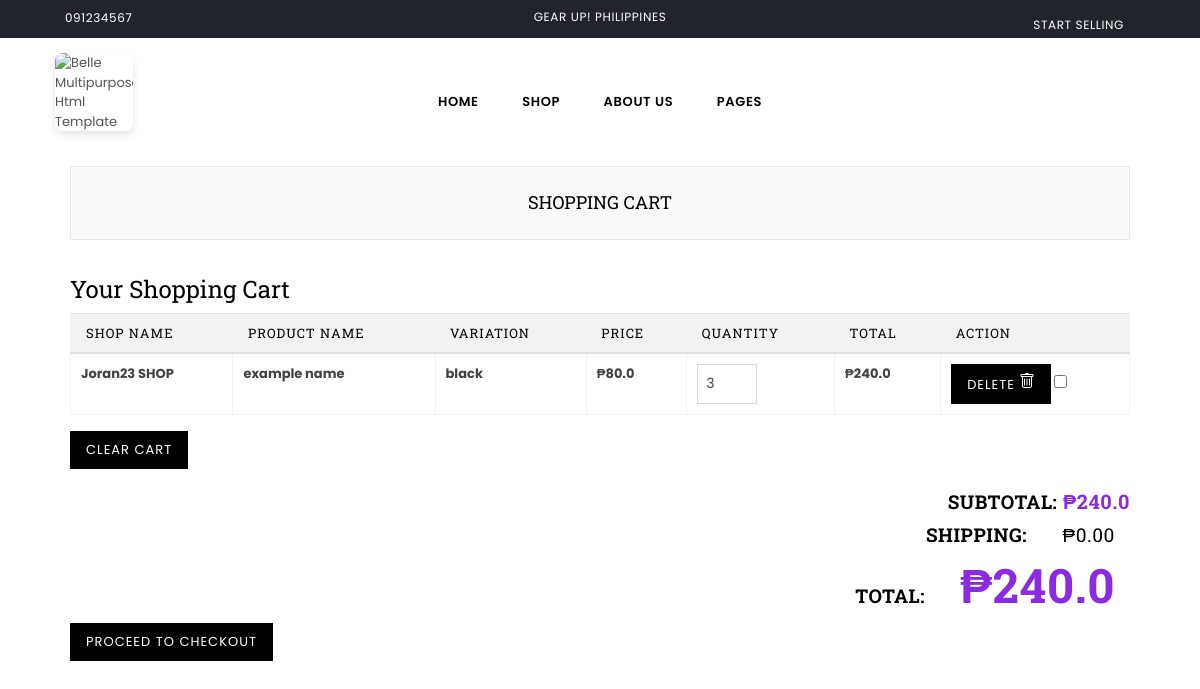
The page /cart (signed in) on the database its author committed.
### tables this page shows
CREATE TABLE "cart" (
	"product_id"	INTEGER,
	"user_email"	TEXT,
	"name"	TEXT,
	"price"	REAL,
	"description"	TEXT,
	"quantity"	INTEGER,
	"total"	REAL,
	"variation"	TEXT,
	"discounted_price"	REAL,
	"shop_name"	TEXT,
	"shipping_fee"	REAL,
	PRIMARY KEY("product_id")
);

### app.py (the view, shortened to what this page needs)
@app.route('/cart', methods=['GET', 'POST'])
def cart():
    email = session.get('email')
    logged_in = True if email else False
    session_id = session.get('session_id')
    conn = sqlite3.connect('users.db')
    cursor = conn.cursor()
    cursor.execute('SELECT * FROM seller_account WHERE session_id =? ', (session_id,))
    user_exist = cursor.fetchone()
    selected_items = session.get('selected_items', [])
    conn = sqlite3.connect('users.db')
    cursor = conn.cursor()
    cursor.execute(
            'SELECT name, description, price, quantity, total, variation, shop_name, shipping_fee FROM cart WHERE user_email = ?',
            (email,)
        )
    cart = cursor.fetchall()
    conn.close()  # Close the connection
    subtotal = 0.0  # Initialize the subtotal as a float
    shipping_fees = set()  # Use a set to store unique shipping fees
    total = 0.0  # Initialize the total as a float
    for item in cart:
        try:
            subtotal += float(item[4])  # Attempt to convert the value to a float and add it to the subtotal
            shipping_fees.add(float(item[7]))  # Add the shipping fee to the set
        except (ValueError, TypeError):
            pass  # Ignore non-numeric values
    total_shipping_fee = sum(shipping_fees)
    total = subtotal + total_shipping_fee
    return render_template('cart.html', cart=cart, email=email, logged_in=logged_in, subtotal=subtotal, shipping=total_shipping_fee, total=total, selected_items=selected_items, user_exist=user_exist)

### app.py (called while the page is built)
@app.teardown_appcontext
def close_connection(exception):
    db = getattr(g, 'db', None)  # Use 'db' instead of '_database'
    if db is not None:
        db.close()

### templates/cart.html (shortened to what this page needs)
<!DOCTYPE html>
<html class="no-js" lang="en">
<head>
<link rel="stylesheet" href="/static/assets/css/plugins.css">
<link rel="stylesheet" href="/static/assets/css/bootstrap.min.css">
<link rel="stylesheet" href="/static/assets/css/style.css">
<link rel="stylesheet" href="/static/assets/css/responsive.css">
<link rel="stylesheet" href="https://cdn.jsdelivr.net/npm/sweetalert2@11.1.4/dist/sweetalert2.min.css">
</head>
<body class="page-template belle cart-variant1">
<div class="pageWrapper">
    <div class="top-header">
        <div class="container-fluid">
            <div class="row">
            	<div class="col-10 col-sm-8 col-md-5 col-lg-4">
                    <p class="phone-no"><i class="anm anm-phone-s"></i>091234567</p>
                </div>
                <div class="col-sm-4 col-md-4 col-lg-4 d-none d-lg-none d-md-block d-lg-block">
                	<div class="text-center"><p class="top-header_middle-text">GEAR UP! PHILIPPINES</p></div>
                </div>
<div class="col-2 col-sm-4 col-md-3 col-lg-4 text-right">
    <ul class="customer-links list-inline">
        {% if logged_in %}
            <li class="nav-item">
                {% if user_exist %}
                    <a class="nav-link" href="/sellerpage">View Shop</a>
                {% else %}
                    <a class="nav-link" href="{{ url_for('seller_registration') }}">Start Selling</a>
                {% endif %}
            </li>
            <li class="nav-item">
                <a class="nav-link bi bi-person-circle" href="#" onclick="showProfileMenu()">
                    <i class="bi bi-caret-down-square-fill">
                        <svg xmlns="http://www.w3.org/2000/svg" width="16" height="16" fill="currentColor" class="bi bi-caret-down-square-fill" viewBox="0 0 16 16">
                            <path d="M0 2a2 2 0 0 1 2-2h12a2 2 0 0 1 2 2v12a2 2 0 0 1-2 2H2a2 2 0 0 1-2-2zm4 4a.5.5 0 0 0-.374.832l4 4.5a.5.5 0 0 0 .748 0l4-4.5A.5.5 0 0 0 12 6z"/>
                        </svg>
                    </i>
                </a>
            </li>
        {% endif %}
    </ul>
</div>
            </div>
        </div>
    </div>
    <div class="header-wrap animated d-flex">
    	<div class="container-fluid">
            <div class="row align-items-center">
                <div class="logo col-md-2 col-lg-2 d-none d-lg-block">
                    <a href="{{ url_for('index') }}">
                    	<img src="/static/assets/images/sport/grearuplogo.png" alt="Belle Multipurpose Html Template" title="Belle Multipurpose Html Template" />
                    </a>
                </div>
                <div class="col-2 col-sm-3 col-md-3 col-lg-8">
                	<nav class="grid__item" id="AccessibleNav">
                        <ul id="siteNav" class="site-nav medium center hidearrow">
                            <li class="lvl1 parent megamenu"><a href="{{ url_for('index') }}">Home </a>
                            </li>
                            <li class="lvl1 parent megamenu"><a href="{{ url_for('shop') }}">Shop </a>
                            </li>
                            <li class="lvl1 parent megamenu"><a href="{{ url_for('aboutus') }}">About Us </a>
                        </li>
                        <li class="lvl1 parent dropdown"><a href="#">Pages </a>
                    </nav>
                </div>
    <div class="container">
          <div id="page-content">
            <div class="page section-header text-center">
                <div class="page-title">
                    <div class="wrapper"><h1 class="page-width">Shopping Cart</h1></div>
                  </div>
            </div>
        <h1>Your Shopping Cart</h1>
        <form action="/cart" method="post" class="cart" id="cartForm">
            <table class="table">
                <thead>
                    <tr>
                        <th>Shop Name</th>
                        <th>Product Name</th>
                        <th>Variation</th>
                        <th>Price</th>
                        <th>Quantity</th>
                        <th>Total</th>
                        <th>Action</th>
                    </tr>
                </thead>
                <tbody>
                    {% for item in cart %}
                    <tr>
                        <td>{{ item[6] }}</td>
                        <td>{{ item[0] }}</td>
                        <td>{{ item[5] }}</td>
                        <td>₱{{ item[2] }}</td>
                        <td>
                            <input type="number" name="quantity_{{ item[0] }}" value="{{ item[3]|int }}" min="1" class="quantity-input" onchange="updateCart('{{ item[0] }}', this.value)">
                        </td>
                        <td>
                            <span id="total_{{ item[0] }}">₱{{ item[4] }}</span>
                        </td>
                        <td>
                            <form action="{{ url_for('delete_item') }}" method="post" class="delete-form">
                                <button type="submit" class="btn btn-danger">Delete
                                </button>
                            </form>
                            <input type="checkbox" name="selected_items[]" value="{{ item[0] }}" class="item-checkbox" data-shipping-fee="{{ item[7] }}" {% if item[0] in selected_items %}checked{% endif %}>
                        </td>
                    </tr>
                    {% endfor %}
                </tbody>
            </table>
            <button type="submit" name="clear" class="btn btn-danger">Clear Cart</button>
            <div class="text-right">
                <div class="subtotal-form">
                    <h2><b>Subtotal:<span id="subtotal" class="subtotal-value">
                        ₱{{ subtotal|round(2) }}
                    </span></h2>
                    <h2><span class="col-12 col-sm-6 cart__subtotal-title"><b>Shipping:</b></span> <span id="shipping" class="col-12 col-sm-6 text-right">₱0.00</span></h2>
                    <h2><span class="col-12 col-sm-6 cart__subtotal-title"><b>Total:</b></span> <span id="total" class="col-12 col-sm-6 text-right total-value" style="font-size: 250%;">₱{{ total|round(2) }}</span></h2>
                </div>
            </div>
            <form action="/cart" method="post" class="cart" id="cartForm">
                    <a href="/checkout" class="btn btn-primary checkout-btn">Proceed to Checkout</a>
            </form>
            </div>
</body>
</html>

### templates/cart.html (style rules this page uses)
.logo { display: flex; align-items: center; }
.logo a { text-decoration: none; display: block; }
.logo img { max-width: 50%; height: auto; border-radius: 8px; box-shadow: 0 4px 8px rgba(0, 0, 0, 0.1); }
.logo { margin-bottom: 20px; }
th, td { padding: 12px; text-align: left; border-bottom: 1px solid #ddd; font-weight: bold; }
th { background-color: #8a2be2; color: black; }
.quantity-input { width: 60px; padding: 8px; box-sizing: border-box; }
.subtotal-form { margin-top: 20px; }
.subtotal-value, .total-value { font-size: 20px; font-weight: bold; color: #8a2be2; }

### rows shown on the page
cart: shop_name "Joran23 SHOP", name "example name", variation "black", price "80.0", quantity "3", total "240.0"

### other values the page prints
{{ subtotal|round(2) }} "240.0"
{{ total|round(2) }} "240.0"
